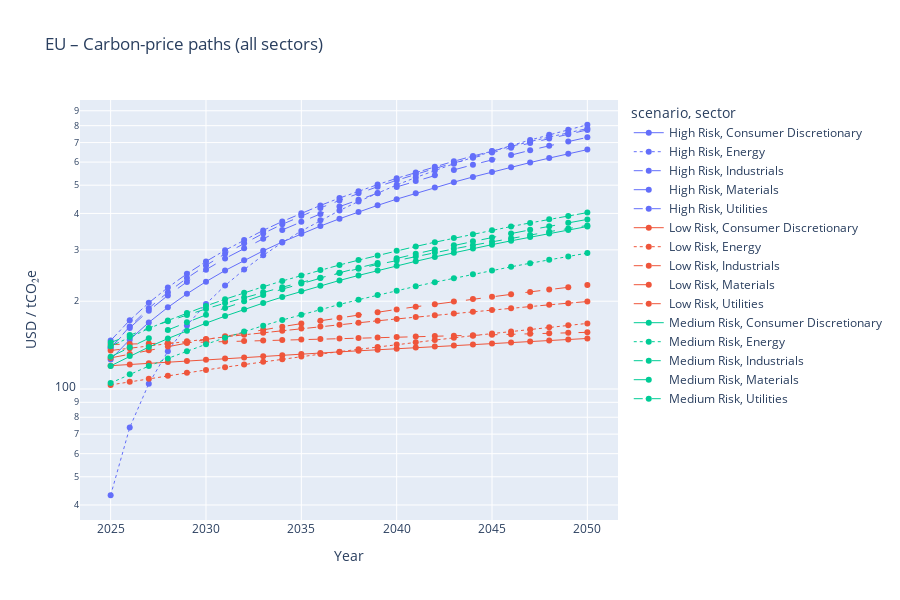

The code cell stored with this chart in its notebook:
### Markdown cell above
Plotting Carbon pricing trend

### Code cell
import seaborn as sns
import matplotlib.pyplot as plt
import plotly.express as px
import numpy as np

# make sure DF has required columns
required = {"year","region","sector","scenario","carbon_price_usd_tco2e"}
assert required.issubset(carbon_prices_full.columns), "missing columns"

# -----------------------------------------------------------------------
# MAIN GENERIC FUNCTION
# -----------------------------------------------------------------------
def plot_region_prices(df, region,
                       tool      = "seaborn",   # "seaborn" or "plotly"
                       facet     = True,        # only for seaborn: facet per sector?
                       log_y     = False,
                       ylim      = None):
    """
    df      : master DataFrame
    region  : e.g. "USA", "EU", "Global"
    tool    : 'seaborn' (static)  or  'plotly' (interactive)
    facet   : if seaborn & True  → facet per sector
              if False           → one panel, colour = scenario
    log_y   : set y-axis to log scale
    ylim    : tuple (ymin,ymax) optional manual limits
    """
    sub = df.query("region == @region").copy()
    if sub.empty:
        raise ValueError(f"No rows for region={region}")

    # optional: mask non-positive values if using log
    if log_y:
        sub.loc[sub['carbon_price_usd_tco2e'] <= 0, 'carbon_price_usd_tco2e'] = np.nan

    # --------------- SEABORN version -----------------------------------
    if tool.lower() == "seaborn":
        sns.set_theme(style="whitegrid")
        if facet:
            g = sns.relplot(
                data=sub, x="year", y="carbon_price_usd_tco2e",
                hue="scenario", style="scenario", markers=True,
                col="sector", col_wrap=3, linewidth=1, height=3.2
            )
            g.set_titles("{col_name}")
            ax_list = g.axes.flatten()
        else:
            plt.figure(figsize=(7,4))
            ax = sns.lineplot(
                data=sub, x="year", y="carbon_price_usd_tco2e",
                hue="scenario", style="sector", markers=True, linewidth=1
            )
            ax_list = [ax]

        # log-scale & y-limits
        for ax in ax_list:
            if log_y: ax.set_yscale('log')
            if ylim:  ax.set_ylim(*ylim)

        title = (f"{region} – Carbon-price trajectory "
                 f"({'facet by sector' if facet else 'all sectors'})")
        if facet:
            g.fig.suptitle(title, y=1.03, fontsize=14)
            g.set_axis_labels("Year", "USD / tCO₂e (log)" if log_y else "USD / tCO₂e")
        else:
            plt.title(title, fontsize=14)
            plt.xlabel("Year"); plt.ylabel("USD / tCO₂e (log)" if log_y else "USD / tCO₂e")
        plt.tight_layout()
        plt.show()
        return

    # --------------- PLOTLY version ------------------------------------
    if tool.lower() == "plotly":
        fig = px.line(
            sub, x="year", y="carbon_price_usd_tco2e",
            color="scenario", line_dash="sector", markers=True,
            hover_data=["sector","scenario","carbon_price_usd_tco2e"],
            title=f"{region} – Carbon-price paths (all sectors)"
        )
        fig.update_traces(line_width=1, marker_size=6)
        fig.update_layout(
            xaxis_title="Year",
            yaxis_title="USD / tCO₂e",
            yaxis_type="log" if log_y else "linear",
            height=600
        )
        if ylim:
            fig.update_yaxes(range=np.log10(ylim).tolist() if log_y else ylim)
        fig.show()
        return

    raise ValueError("tool must be 'seaborn' or 'plotly'")



# interactive – Global, single panel, LOG-y
plot_region_prices(carbon_prices_full, region="EU", tool="plotly",
                   facet=False, log_y=True)

### Figure 1 — Plotly figure (JSON) as saved in the notebook; plotly's stock layout.template omitted (floating-point values rounded to 4 significant figures)
{"data": [{"customdata": [["Consumer Discretionary", "High Risk"], ["Consumer Discretionary", "High Risk"], ["Consumer Discretionary", "High Risk"], ["Consumer Discretionary", "High Risk"], ["Consumer Discretionary", "High Risk"], ["Consumer Discretionary", "High Risk"], ["Consumer Discretionary", "High Risk"], ["Consumer Discretionary", "High Risk"], ["Consumer Discretionary", "High Risk"], ["Consumer Discretionary", "High Risk"], ["Consumer Discretionary", "High Risk"], ["Consumer Discretionary", "High Risk"], ["Consumer Discretionary", "High Risk"], ["Consumer Discretionary", "High Risk"], ["Consumer Discretionary", "High Risk"], ["Consumer Discretionary", "High Risk"], ["Consumer Discretionary", "High Risk"], ["Consumer Discretionary", "High Risk"], ["Consumer Discretionary", "High Risk"], ["Consumer Discretionary", "High Risk"], ["Consumer Discretionary", "High Risk"], ["Consumer Discretionary", "High Risk"], ["Consumer Discretionary", "High Risk"], ["Consumer Discretionary", "High Risk"], ["Consumer Discretionary", "High Risk"], ["Consumer Discretionary", "High Risk"]], "hovertemplate": "scenario=%{customdata[1]}<br>sector=%{customdata[0]}<br>year=%{x}<br>carbon_price_usd_tco2e=%{y}<extra></extra>", "legendgroup": "High Risk, Consumer Discretionary", "line": {"color": "#636efa", "dash": "solid", "width": 1}, "marker": {"size": 6, "symbol": "circle"}, "mode": "lines+markers", "name": "High Risk, Consumer Discretionary", "orientation": "v", "showlegend": true, "type": "scatter", "x": [2025, 2026, 2027, 2028, 2029, 2030, 2031, 2032, 2033, 2034, 2035, 2036, 2037, 2038, 2039, 2040, 2041, 2042, 2043, 2044, 2045, 2046, 2047, 2048, 2049, 2050], "xaxis": "x", "y": [126.2, 147.7, 169.1, 190.5, 212.0, 233.4, 254.9, 276.3, 297.7, 319.2, 340.6, 362.1, 383.5, 404.9, 426.4, 447.8, 469.2, 490.7, 512.1, 533.6, 555.0, 576.4, 597.9, 619.3, 640.8, 662.2], "yaxis": "y"}, {"customdata": [["Energy", "High Risk"], ["Energy", "High Risk"], ["Energy", "High Risk"], ["Energy", "High Risk"], ["Energy", "High Risk"], ["Energy", "High Risk"], ["Energy", "High Risk"], ["Energy", "High Risk"], ["Energy", "High Risk"], ["Energy", "High Risk"], ["Energy", "High Risk"], ["Energy", "High Risk"], ["Energy", "High Risk"], ["Energy", "High Risk"], ["Energy", "High Risk"], ["Energy", "High Risk"], ["Energy", "High Risk"], ["Energy", "High Risk"], ["Energy", "High Risk"], ["Energy", "High Risk"], ["Energy", "High Risk"], ["Energy", "High Risk"], ["Energy", "High Risk"], ["Energy", "High Risk"], ["Energy", "High Risk"], ["Energy", "High Risk"]], "hovertemplate": "scenario=%{customdata[1]}<br>sector=%{customdata[0]}<br>year=%{x}<br>carbon_price_usd_tco2e=%{y}<extra></extra>", "legendgroup": "High Risk, Energy", "line": {"color": "#636efa", "dash": "dot", "width": 1}, "marker": {"size": 6, "symbol": "circle"}, "mode": "lines+markers", "name": "High Risk, Energy", "orientation": "v", "showlegend": true, "type": "scatter", "x": [2025, 2026, 2027, 2028, 2029, 2030, 2031, 2032, 2033, 2034, 2035, 2036, 2037, 2038, 2039, 2040, 2041, 2042, 2043, 2044, 2045, 2046, 2047, 2048, 2049, 2050], "xaxis": "x", "y": [43.2, 73.71, 104.2, 134.7, 165.2, 195.7, 226.2, 256.7, 287.3, 317.8, 348.3, 378.8, 409.3, 439.8, 470.3, 500.8, 531.3, 561.8, 592.3, 622.8, 653.3, 683.8, 714.3, 744.9, 775.4, 805.9], "yaxis": "y"}, {"customdata": [["Industrials", "High Risk"], ["Industrials", "High Risk"], ["Industrials", "High Risk"], ["Industrials", "High Risk"], ["Industrials", "High Risk"], ["Industrials", "High Risk"], ["Industrials", "High Risk"], ["Industrials", "High Risk"], ["Industrials", "High Risk"], ["Industrials", "High Risk"], ["Industrials", "High Risk"], ["Industrials", "High Risk"], ["Industrials", "High Risk"], ["Industrials", "High Risk"], ["Industrials", "High Risk"], ["Industrials", "High Risk"], ["Industrials", "High Risk"], ["Industrials", "High Risk"], ["Industrials", "High Risk"], ["Industrials", "High Risk"], ["Industrials", "High Risk"], ["Industrials", "High Risk"], ["Industrials", "High Risk"], ["Industrials", "High Risk"], ["Industrials", "High Risk"], ["Industrials", "High Risk"]], "hovertemplate": "scenario=%{customdata[1]}<br>sector=%{customdata[0]}<br>year=%{x}<br>carbon_price_usd_tco2e=%{y}<extra></extra>", "legendgroup": "High Risk, Industrials", "line": {"color": "#636efa", "dash": "dash", "width": 1}, "marker": {"size": 6, "symbol": "circle"}, "mode": "lines+markers", "name": "High Risk, Industrials", "orientation": "v", "showlegend": true, "type": "scatter", "x": [2025, 2026, 2027, 2028, 2029, 2030, 2031, 2032, 2033, 2034, 2035, 2036, 2037, 2038, 2039, 2040, 2041, 2042, 2043, 2044, 2045, 2046, 2047, 2048, 2049, 2050], "xaxis": "x", "y": [138.3, 163.8, 189.2, 214.6, 240.0, 265.4, 290.8, 316.2, 341.7, 367.1, 392.5, 417.9, 443.3, 468.7, 494.2, 519.6, 545.0, 570.4, 595.8, 621.2, 646.6, 672.1, 697.5, 722.9, 748.3, 773.7], "yaxis": "y"}, {"customdata": [["Materials", "High Risk"], ["Materials", "High Risk"], ["Materials", "High Risk"], ["Materials", "High Risk"], ["Materials", "High Risk"], ["Materials", "High Risk"], ["Materials", "High Risk"], ["Materials", "High Risk"], ["Materials", "High Risk"], ["Materials", "High Risk"], ["Materials", "High Risk"], ["Materials", "High Risk"], ["Materials", "High Risk"], ["Materials", "High Risk"], ["Materials", "High Risk"], ["Materials", "High Risk"], ["Materials", "High Risk"], ["Materials", "High Risk"], ["Materials", "High Risk"], ["Materials", "High Risk"], ["Materials", "High Risk"], ["Materials", "High Risk"], ["Materials", "High Risk"], ["Materials", "High Risk"], ["Materials", "High Risk"], ["Materials", "High Risk"]], "hovertemplate": "scenario=%{customdata[1]}<br>sector=%{customdata[0]}<br>year=%{x}<br>carbon_price_usd_tco2e=%{y}<extra></extra>", "legendgroup": "High Risk, Materials", "line": {"color": "#636efa", "dash": "longdash", "width": 1}, "marker": {"size": 6, "symbol": "circle"}, "mode": "lines+markers", "name": "High Risk, Materials", "orientation": "v", "showlegend": true, "type": "scatter", "x": [2025, 2026, 2027, 2028, 2029, 2030, 2031, 2032, 2033, 2034, 2035, 2036, 2037, 2038, 2039, 2040, 2041, 2042, 2043, 2044, 2045, 2046, 2047, 2048, 2049, 2050], "xaxis": "x", "y": [138.3, 162.0, 185.6, 209.3, 232.9, 256.6, 280.2, 303.9, 327.5, 351.2, 374.8, 398.5, 422.1, 445.8, 469.4, 493.1, 516.8, 540.4, 564.1, 587.7, 611.4, 635.0, 658.7, 682.3, 706.0, 729.6], "yaxis": "y"}, {"customdata": [["Utilities", "High Risk"], ["Utilities", "High Risk"], ["Utilities", "High Risk"], ["Utilities", "High Risk"], ["Utilities", "High Risk"], ["Utilities", "High Risk"], ["Utilities", "High Risk"], ["Utilities", "High Risk"], ["Utilities", "High Risk"], ["Utilities", "High Risk"], ["Utilities", "High Risk"], ["Utilities", "High Risk"], ["Utilities", "High Risk"], ["Utilities", "High Risk"], ["Utilities", "High Risk"], ["Utilities", "High Risk"], ["Utilities", "High Risk"], ["Utilities", "High Risk"], ["Utilities", "High Risk"], ["Utilities", "High Risk"], ["Utilities", "High Risk"], ["Utilities", "High Risk"], ["Utilities", "High Risk"], ["Utilities", "High Risk"], ["Utilities", "High Risk"], ["Utilities", "High Risk"]], "hovertemplate": "scenario=%{customdata[1]}<br>sector=%{customdata[0]}<br>year=%{x}<br>carbon_price_usd_tco2e=%{y}<extra></extra>", "legendgroup": "High Risk, Utilities", "line": {"color": "#636efa", "dash": "dashdot", "width": 1}, "marker": {"size": 6, "symbol": "circle"}, "mode": "lines+markers", "name": "High Risk, Utilities", "orientation": "v", "showlegend": true, "type": "scatter", "x": [2025, 2026, 2027, 2028, 2029, 2030, 2031, 2032, 2033, 2034, 2035, 2036, 2037, 2038, 2039, 2040, 2041, 2042, 2043, 2044, 2045, 2046, 2047, 2048, 2049, 2050], "xaxis": "x", "y": [146.6, 172.0, 197.4, 222.8, 248.3, 273.7, 299.1, 324.5, 349.9, 375.3, 400.7, 426.2, 451.6, 477.0, 502.4, 527.8, 553.2, 578.6, 604.1, 629.5, 654.9, 680.3, 705.7, 731.1, 756.5, 782.0], "yaxis": "y"}, {"customdata": [["Consumer Discretionary", "Low Risk"], ["Consumer Discretionary", "Low Risk"], ["Consumer Discretionary", "Low Risk"], ["Consumer Discretionary", "Low Risk"], ["Consumer Discretionary", "Low Risk"], ["Consumer Discretionary", "Low Risk"], ["Consumer Discretionary", "Low Risk"], ["Consumer Discretionary", "Low Risk"], ["Consumer Discretionary", "Low Risk"], ["Consumer Discretionary", "Low Risk"], ["Consumer Discretionary", "Low Risk"], ["Consumer Discretionary", "Low Risk"], ["Consumer Discretionary", "Low Risk"], ["Consumer Discretionary", "Low Risk"], ["Consumer Discretionary", "Low Risk"], ["Consumer Discretionary", "Low Risk"], ["Consumer Discretionary", "Low Risk"], ["Consumer Discretionary", "Low Risk"], ["Consumer Discretionary", "Low Risk"], ["Consumer Discretionary", "Low Risk"], ["Consumer Discretionary", "Low Risk"], ["Consumer Discretionary", "Low Risk"], ["Consumer Discretionary", "Low Risk"], ["Consumer Discretionary", "Low Risk"], ["Consumer Discretionary", "Low Risk"], ["Consumer Discretionary", "Low Risk"]], "hovertemplate": "scenario=%{customdata[1]}<br>sector=%{customdata[0]}<br>year=%{x}<br>carbon_price_usd_tco2e=%{y}<extra></extra>", "legendgroup": "Low Risk, Consumer Discretionary", "line": {"color": "#EF553B", "dash": "solid", "width": 1}, "marker": {"size": 6, "symbol": "circle"}, "mode": "lines+markers", "name": "Low Risk, Consumer Discretionary", "orientation": "v", "showlegend": true, "type": "scatter", "x": [2025, 2026, 2027, 2028, 2029, 2030, 2031, 2032, 2033, 2034, 2035, 2036, 2037, 2038, 2039, 2040, 2041, 2042, 2043, 2044, 2045, 2046, 2047, 2048, 2049, 2050], "xaxis": "x", "y": [120.2, 121.4, 122.5, 123.7, 124.8, 126.0, 127.1, 128.3, 129.4, 130.6, 131.7, 132.9, 134.0, 135.2, 136.3, 137.5, 138.6, 139.8, 140.9, 142.1, 143.2, 144.4, 145.5, 146.7, 147.9, 149.0], "yaxis": "y"}, {"customdata": [["Energy", "Low Risk"], ["Energy", "Low Risk"], ["Energy", "Low Risk"], ["Energy", "Low Risk"], ["Energy", "Low Risk"], ["Energy", "Low Risk"], ["Energy", "Low Risk"], ["Energy", "Low Risk"], ["Energy", "Low Risk"], ["Energy", "Low Risk"], ["Energy", "Low Risk"], ["Energy", "Low Risk"], ["Energy", "Low Risk"], ["Energy", "Low Risk"], ["Energy", "Low Risk"], ["Energy", "Low Risk"], ["Energy", "Low Risk"], ["Energy", "Low Risk"], ["Energy", "Low Risk"], ["Energy", "Low Risk"], ["Energy", "Low Risk"], ["Energy", "Low Risk"], ["Energy", "Low Risk"], ["Energy", "Low Risk"], ["Energy", "Low Risk"], ["Energy", "Low Risk"]], "hovertemplate": "scenario=%{customdata[1]}<br>sector=%{customdata[0]}<br>year=%{x}<br>carbon_price_usd_tco2e=%{y}<extra></extra>", "legendgroup": "Low Risk, Energy", "line": {"color": "#EF553B", "dash": "dot", "width": 1}, "marker": {"size": 6, "symbol": "circle"}, "mode": "lines+markers", "name": "Low Risk, Energy", "orientation": "v", "showlegend": true, "type": "scatter", "x": [2025, 2026, 2027, 2028, 2029, 2030, 2031, 2032, 2033, 2034, 2035, 2036, 2037, 2038, 2039, 2040, 2041, 2042, 2043, 2044, 2045, 2046, 2047, 2048, 2049, 2050], "xaxis": "x", "y": [103.3, 105.9, 108.4, 111.0, 113.6, 116.2, 118.8, 121.4, 123.9, 126.5, 129.1, 131.7, 134.3, 136.9, 139.4, 142.0, 144.6, 147.2, 149.8, 152.4, 154.9, 157.5, 160.1, 162.7, 165.3, 167.9], "yaxis": "y"}, {"customdata": [["Industrials", "Low Risk"], ["Industrials", "Low Risk"], ["Industrials", "Low Risk"], ["Industrials", "Low Risk"], ["Industrials", "Low Risk"], ["Industrials", "Low Risk"], ["Industrials", "Low Risk"], ["Industrials", "Low Risk"], ["Industrials", "Low Risk"], ["Industrials", "Low Risk"], ["Industrials", "Low Risk"], ["Industrials", "Low Risk"], ["Industrials", "Low Risk"], ["Industrials", "Low Risk"], ["Industrials", "Low Risk"], ["Industrials", "Low Risk"], ["Industrials", "Low Risk"], ["Industrials", "Low Risk"], ["Industrials", "Low Risk"], ["Industrials", "Low Risk"], ["Industrials", "Low Risk"], ["Industrials", "Low Risk"], ["Industrials", "Low Risk"], ["Industrials", "Low Risk"], ["Industrials", "Low Risk"], ["Industrials", "Low Risk"]], "hovertemplate": "scenario=%{customdata[1]}<br>sector=%{customdata[0]}<br>year=%{x}<br>carbon_price_usd_tco2e=%{y}<extra></extra>", "legendgroup": "Low Risk, Industrials", "line": {"color": "#EF553B", "dash": "dash", "width": 1}, "marker": {"size": 6, "symbol": "circle"}, "mode": "lines+markers", "name": "Low Risk, Industrials", "orientation": "v", "showlegend": true, "type": "scatter", "x": [2025, 2026, 2027, 2028, 2029, 2030, 2031, 2032, 2033, 2034, 2035, 2036, 2037, 2038, 2039, 2040, 2041, 2042, 2043, 2044, 2045, 2046, 2047, 2048, 2049, 2050], "xaxis": "x", "y": [142.0, 142.6, 143.2, 143.8, 144.3, 144.9, 145.5, 146.1, 146.6, 147.2, 147.8, 148.4, 148.9, 149.5, 150.1, 150.7, 151.2, 151.8, 152.4, 153.0, 153.5, 154.1, 154.7, 155.3, 155.8, 156.4], "yaxis": "y"}, {"customdata": [["Materials", "Low Risk"], ["Materials", "Low Risk"], ["Materials", "Low Risk"], ["Materials", "Low Risk"], ["Materials", "Low Risk"], ["Materials", "Low Risk"], ["Materials", "Low Risk"], ["Materials", "Low Risk"], ["Materials", "Low Risk"], ["Materials", "Low Risk"], ["Materials", "Low Risk"], ["Materials", "Low Risk"], ["Materials", "Low Risk"], ["Materials", "Low Risk"], ["Materials", "Low Risk"], ["Materials", "Low Risk"], ["Materials", "Low Risk"], ["Materials", "Low Risk"], ["Materials", "Low Risk"], ["Materials", "Low Risk"], ["Materials", "Low Risk"], ["Materials", "Low Risk"], ["Materials", "Low Risk"], ["Materials", "Low Risk"], ["Materials", "Low Risk"], ["Materials", "Low Risk"]], "hovertemplate": "scenario=%{customdata[1]}<br>sector=%{customdata[0]}<br>year=%{x}<br>carbon_price_usd_tco2e=%{y}<extra></extra>", "legendgroup": "Low Risk, Materials", "line": {"color": "#EF553B", "dash": "longdash", "width": 1}, "marker": {"size": 6, "symbol": "circle"}, "mode": "lines+markers", "name": "Low Risk, Materials", "orientation": "v", "showlegend": true, "type": "scatter", "x": [2025, 2026, 2027, 2028, 2029, 2030, 2031, 2032, 2033, 2034, 2035, 2036, 2037, 2038, 2039, 2040, 2041, 2042, 2043, 2044, 2045, 2046, 2047, 2048, 2049, 2050], "xaxis": "x", "y": [127.8, 131.8, 135.8, 139.8, 143.7, 147.7, 151.7, 155.7, 159.6, 163.6, 167.6, 171.6, 175.5, 179.5, 183.5, 187.5, 191.4, 195.4, 199.4, 203.4, 207.3, 211.3, 215.3, 219.3, 223.2, 227.2], "yaxis": "y"}, {"customdata": [["Utilities", "Low Risk"], ["Utilities", "Low Risk"], ["Utilities", "Low Risk"], ["Utilities", "Low Risk"], ["Utilities", "Low Risk"], ["Utilities", "Low Risk"], ["Utilities", "Low Risk"], ["Utilities", "Low Risk"], ["Utilities", "Low Risk"], ["Utilities", "Low Risk"], ["Utilities", "Low Risk"], ["Utilities", "Low Risk"], ["Utilities", "Low Risk"], ["Utilities", "Low Risk"], ["Utilities", "Low Risk"], ["Utilities", "Low Risk"], ["Utilities", "Low Risk"], ["Utilities", "Low Risk"], ["Utilities", "Low Risk"], ["Utilities", "Low Risk"], ["Utilities", "Low Risk"], ["Utilities", "Low Risk"], ["Utilities", "Low Risk"], ["Utilities", "Low Risk"], ["Utilities", "Low Risk"], ["Utilities", "Low Risk"]], "hovertemplate": "scenario=%{customdata[1]}<br>sector=%{customdata[0]}<br>year=%{x}<br>carbon_price_usd_tco2e=%{y}<extra></extra>", "legendgroup": "Low Risk, Utilities", "line": {"color": "#EF553B", "dash": "dashdot", "width": 1}, "marker": {"size": 6, "symbol": "circle"}, "mode": "lines+markers", "name": "Low Risk, Utilities", "orientation": "v", "showlegend": true, "type": "scatter", "x": [2025, 2026, 2027, 2028, 2029, 2030, 2031, 2032, 2033, 2034, 2035, 2036, 2037, 2038, 2039, 2040, 2041, 2042, 2043, 2044, 2045, 2046, 2047, 2048, 2049, 2050], "xaxis": "x", "y": [135.5, 138.1, 140.6, 143.2, 145.7, 148.3, 150.9, 153.4, 156.0, 158.5, 161.1, 163.7, 166.2, 168.8, 171.3, 173.9, 176.4, 179.0, 181.6, 184.1, 186.7, 189.2, 191.8, 194.4, 196.9, 199.5], "yaxis": "y"}, {"customdata": [["Consumer Discretionary", "Medium Risk"], ["Consumer Discretionary", "Medium Risk"], ["Consumer Discretionary", "Medium Risk"], ["Consumer Discretionary", "Medium Risk"], ["Consumer Discretionary", "Medium Risk"], ["Consumer Discretionary", "Medium Risk"], ["Consumer Discretionary", "Medium Risk"], ["Consumer Discretionary", "Medium Risk"], ["Consumer Discretionary", "Medium Risk"], ["Consumer Discretionary", "Medium Risk"], ["Consumer Discretionary", "Medium Risk"], ["Consumer Discretionary", "Medium Risk"], ["Consumer Discretionary", "Medium Risk"], ["Consumer Discretionary", "Medium Risk"], ["Consumer Discretionary", "Medium Risk"], ["Consumer Discretionary", "Medium Risk"], ["Consumer Discretionary", "Medium Risk"], ["Consumer Discretionary", "Medium Risk"], ["Consumer Discretionary", "Medium Risk"], ["Consumer Discretionary", "Medium Risk"], ["Consumer Discretionary", "Medium Risk"], ["Consumer Discretionary", "Medium Risk"], ["Consumer Discretionary", "Medium Risk"], ["Consumer Discretionary", "Medium Risk"], ["Consumer Discretionary", "Medium Risk"], ["Consumer Discretionary", "Medium Risk"]], "hovertemplate": "scenario=%{customdata[1]}<br>sector=%{customdata[0]}<br>year=%{x}<br>carbon_price_usd_tco2e=%{y}<extra></extra>", "legendgroup": "Medium Risk, Consumer Discretionary", "line": {"color": "#00cc96", "dash": "solid", "width": 1}, "marker": {"size": 6, "symbol": "circle"}, "mode": "lines+markers", "name": "Medium Risk, Consumer Discretionary", "orientation": "v", "showlegend": true, "type": "scatter", "x": [2025, 2026, 2027, 2028, 2029, 2030, 2031, 2032, 2033, 2034, 2035, 2036, 2037, 2038, 2039, 2040, 2041, 2042, 2043, 2044, 2045, 2046, 2047, 2048, 2049, 2050], "xaxis": "x", "y": [120.0, 129.6, 139.3, 148.9, 158.5, 168.2, 177.8, 187.4, 197.0, 206.7, 216.3, 225.9, 235.6, 245.2, 254.8, 264.5, 274.1, 283.7, 293.4, 303.0, 312.6, 322.3, 331.9, 341.5, 351.2, 360.8], "yaxis": "y"}, {"customdata": [["Energy", "Medium Risk"], ["Energy", "Medium Risk"], ["Energy", "Medium Risk"], ["Energy", "Medium Risk"], ["Energy", "Medium Risk"], ["Energy", "Medium Risk"], ["Energy", "Medium Risk"], ["Energy", "Medium Risk"], ["Energy", "Medium Risk"], ["Energy", "Medium Risk"], ["Energy", "Medium Risk"], ["Energy", "Medium Risk"], ["Energy", "Medium Risk"], ["Energy", "Medium Risk"], ["Energy", "Medium Risk"], ["Energy", "Medium Risk"], ["Energy", "Medium Risk"], ["Energy", "Medium Risk"], ["Energy", "Medium Risk"], ["Energy", "Medium Risk"], ["Energy", "Medium Risk"], ["Energy", "Medium Risk"], ["Energy", "Medium Risk"], ["Energy", "Medium Risk"], ["Energy", "Medium Risk"], ["Energy", "Medium Risk"]], "hovertemplate": "scenario=%{customdata[1]}<br>sector=%{customdata[0]}<br>year=%{x}<br>carbon_price_usd_tco2e=%{y}<extra></extra>", "legendgroup": "Medium Risk, Energy", "line": {"color": "#00cc96", "dash": "dot", "width": 1}, "marker": {"size": 6, "symbol": "circle"}, "mode": "lines+markers", "name": "Medium Risk, Energy", "orientation": "v", "showlegend": true, "type": "scatter", "x": [2025, 2026, 2027, 2028, 2029, 2030, 2031, 2032, 2033, 2034, 2035, 2036, 2037, 2038, 2039, 2040, 2041, 2042, 2043, 2044, 2045, 2046, 2047, 2048, 2049, 2050], "xaxis": "x", "y": [104.8, 112.3, 119.8, 127.3, 134.8, 142.3, 149.8, 157.4, 164.9, 172.4, 179.9, 187.4, 194.9, 202.4, 209.9, 217.4, 224.9, 232.4, 239.9, 247.4, 254.9, 262.4, 269.9, 277.4, 285.0, 292.5], "yaxis": "y"}, {"customdata": [["Industrials", "Medium Risk"], ["Industrials", "Medium Risk"], ["Industrials", "Medium Risk"], ["Industrials", "Medium Risk"], ["Industrials", "Medium Risk"], ["Industrials", "Medium Risk"], ["Industrials", "Medium Risk"], ["Industrials", "Medium Risk"], ["Industrials", "Medium Risk"], ["Industrials", "Medium Risk"], ["Industrials", "Medium Risk"], ["Industrials", "Medium Risk"], ["Industrials", "Medium Risk"], ["Industrials", "Medium Risk"], ["Industrials", "Medium Risk"], ["Industrials", "Medium Risk"], ["Industrials", "Medium Risk"], ["Industrials", "Medium Risk"], ["Industrials", "Medium Risk"], ["Industrials", "Medium Risk"], ["Industrials", "Medium Risk"], ["Industrials", "Medium Risk"], ["Industrials", "Medium Risk"], ["Industrials", "Medium Risk"], ["Industrials", "Medium Risk"], ["Industrials", "Medium Risk"]], "hovertemplate": "scenario=%{customdata[1]}<br>sector=%{customdata[0]}<br>year=%{x}<br>carbon_price_usd_tco2e=%{y}<extra></extra>", "legendgroup": "Medium Risk, Industrials", "line": {"color": "#00cc96", "dash": "dash", "width": 1}, "marker": {"size": 6, "symbol": "circle"}, "mode": "lines+markers", "name": "Medium Risk, Industrials", "orientation": "v", "showlegend": true, "type": "scatter", "x": [2025, 2026, 2027, 2028, 2029, 2030, 2031, 2032, 2033, 2034, 2035, 2036, 2037, 2038, 2039, 2040, 2041, 2042, 2043, 2044, 2045, 2046, 2047, 2048, 2049, 2050], "xaxis": "x", "y": [144.3, 153.1, 161.9, 170.7, 179.4, 188.2, 197.0, 205.8, 214.6, 223.4, 232.1, 240.9, 249.7, 258.5, 267.3, 276.0, 284.8, 293.6, 302.4, 311.2, 320.0, 328.7, 337.5, 346.3, 355.1, 363.9], "yaxis": "y"}, {"customdata": [["Materials", "Medium Risk"], ["Materials", "Medium Risk"], ["Materials", "Medium Risk"], ["Materials", "Medium Risk"], ["Materials", "Medium Risk"], ["Materials", "Medium Risk"], ["Materials", "Medium Risk"], ["Materials", "Medium Risk"], ["Materials", "Medium Risk"], ["Materials", "Medium Risk"], ["Materials", "Medium Risk"], ["Materials", "Medium Risk"], ["Materials", "Medium Risk"], ["Materials", "Medium Risk"], ["Materials", "Medium Risk"], ["Materials", "Medium Risk"], ["Materials", "Medium Risk"], ["Materials", "Medium Risk"], ["Materials", "Medium Risk"], ["Materials", "Medium Risk"], ["Materials", "Medium Risk"], ["Materials", "Medium Risk"], ["Materials", "Medium Risk"], ["Materials", "Medium Risk"], ["Materials", "Medium Risk"], ["Materials", "Medium Risk"]], "hovertemplate": "scenario=%{customdata[1]}<br>sector=%{customdata[0]}<br>year=%{x}<br>carbon_price_usd_tco2e=%{y}<extra></extra>", "legendgroup": "Medium Risk, Materials", "line": {"color": "#00cc96", "dash": "longdash", "width": 1}, "marker": {"size": 6, "symbol": "circle"}, "mode": "lines+markers", "name": "Medium Risk, Materials", "orientation": "v", "showlegend": true, "type": "scatter", "x": [2025, 2026, 2027, 2028, 2029, 2030, 2031, 2032, 2033, 2034, 2035, 2036, 2037, 2038, 2039, 2040, 2041, 2042, 2043, 2044, 2045, 2046, 2047, 2048, 2049, 2050], "xaxis": "x", "y": [129.0, 139.1, 149.2, 159.3, 169.4, 179.5, 189.6, 199.8, 209.9, 220.0, 230.1, 240.2, 250.3, 260.4, 270.5, 280.6, 290.7, 300.8, 310.9, 321.0, 331.1, 341.2, 351.3, 361.4, 371.5, 381.6], "yaxis": "y"}, {"customdata": [["Utilities", "Medium Risk"], ["Utilities", "Medium Risk"], ["Utilities", "Medium Risk"], ["Utilities", "Medium Risk"], ["Utilities", "Medium Risk"], ["Utilities", "Medium Risk"], ["Utilities", "Medium Risk"], ["Utilities", "Medium Risk"], ["Utilities", "Medium Risk"], ["Utilities", "Medium Risk"], ["Utilities", "Medium Risk"], ["Utilities", "Medium Risk"], ["Utilities", "Medium Risk"], ["Utilities", "Medium Risk"], ["Utilities", "Medium Risk"], ["Utilities", "Medium Risk"], ["Utilities", "Medium Risk"], ["Utilities", "Medium Risk"], ["Utilities", "Medium Risk"], ["Utilities", "Medium Risk"], ["Utilities", "Medium Risk"], ["Utilities", "Medium Risk"], ["Utilities", "Medium Risk"], ["Utilities", "Medium Risk"], ["Utilities", "Medium Risk"], ["Utilities", "Medium Risk"]], "hovertemplate": "scenario=%{customdata[1]}<br>sector=%{customdata[0]}<br>year=%{x}<br>carbon_price_usd_tco2e=%{y}<extra></extra>", "legendgroup": "Medium Risk, Utilities", "line": {"color": "#00cc96", "dash": "dashdot", "width": 1}, "marker": {"size": 6, "symbol": "circle"}, "mode": "lines+markers", "name": "Medium Risk, Utilities", "orientation": "v", "showlegend": true, "type": "scatter", "x": [2025, 2026, 2027, 2028, 2029, 2030, 2031, 2032, 2033, 2034, 2035, 2036, 2037, 2038, 2039, 2040, 2041, 2042, 2043, 2044, 2045, 2046, 2047, 2048, 2049, 2050], "xaxis": "x", "y": [140.2, 150.7, 161.2, 171.7, 182.2, 192.7, 203.2, 213.7, 224.2, 234.7, 245.2, 255.7, 266.2, 276.7, 287.2, 297.7, 308.2, 318.7, 329.2, 339.7, 350.2, 360.7, 371.2, 381.7, 392.2, 402.7], "yaxis": "y"}], "layout": {"height": 600, "legend": {"title": {"text": "scenario, sector"}, "tracegroupgap": 0}, "title": {"text": "EU – Carbon-price paths (all sectors)"}, "xaxis": {"anchor": "y", "domain": [0, 1], "title": {"text": "Year"}}, "yaxis": {"anchor": "x", "domain": [0, 1], "title": {"text": "USD / tCO₂e"}, "type": "log"}}}
